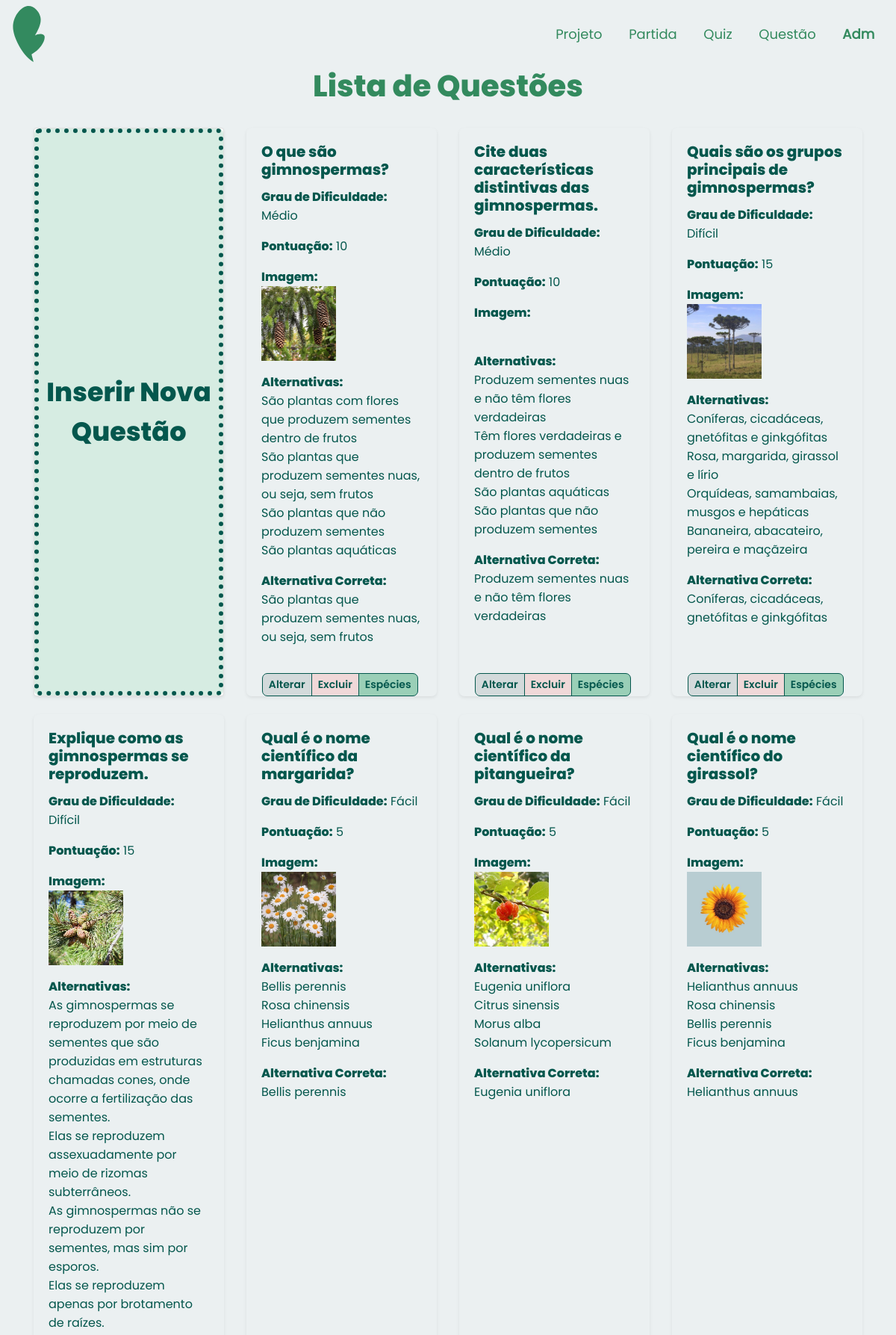
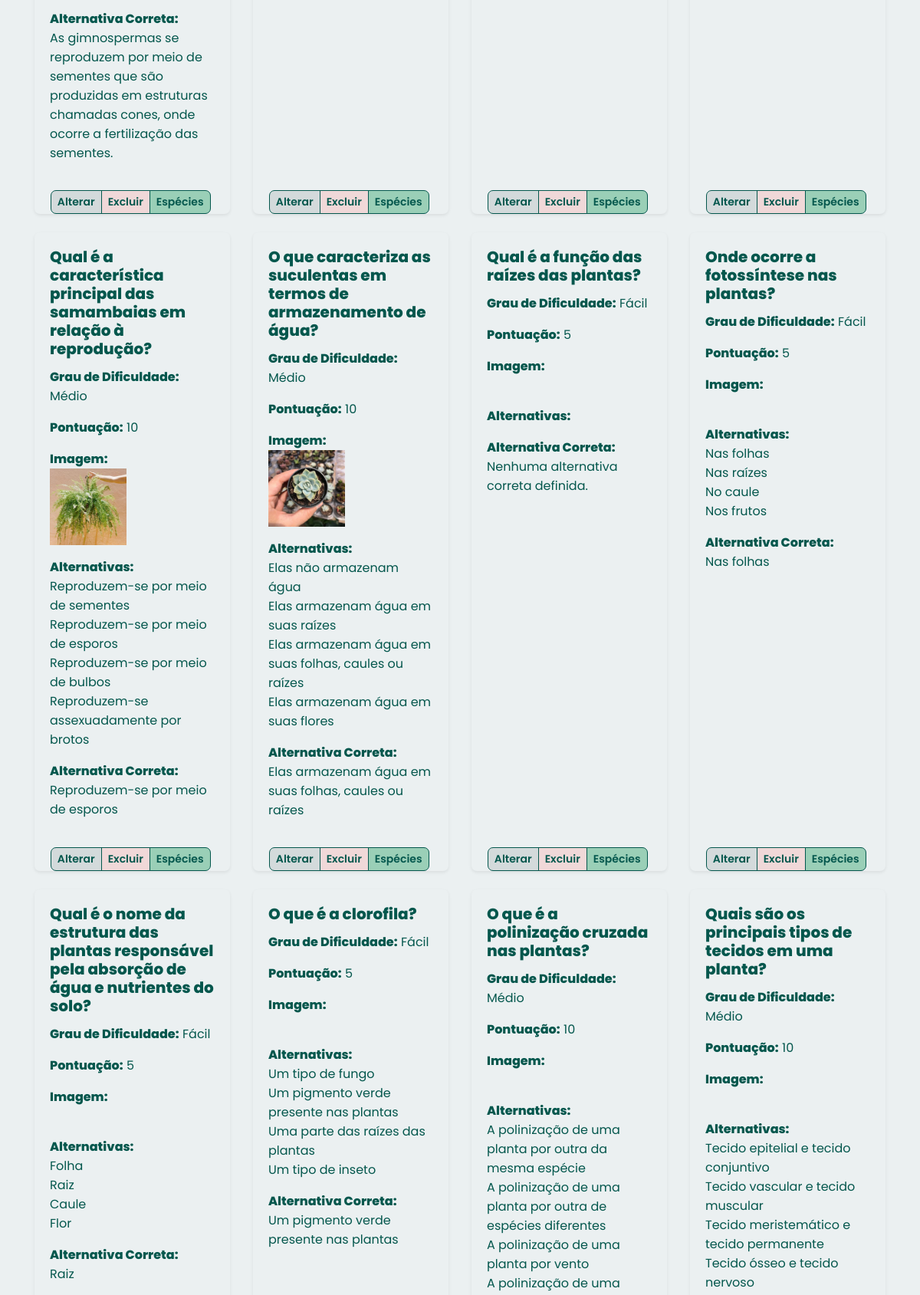
The app's page /app/controllers/QuestaoController.php?action=list (upper part) with its own data (2 pictures, top to bottom).
### tables this page shows
CREATE TABLE IF NOT EXISTS `questao` (
  `idQuestao` INT NOT NULL AUTO_INCREMENT,
  `descricaoQ` VARCHAR(200) NOT NULL,
  `grauDificuldade` ENUM("facil", "medio", "dificil") NOT NULL,
  `pontuacao` INT NOT NULL,
  `imagem` VARCHAR(255) NULL,
  PRIMARY KEY (`idQuestao`));

CREATE TABLE IF NOT EXISTS `alternativa` (
  `idAlternativa` INT NOT NULL AUTO_INCREMENT,
  `descricaoAlternativa` VARCHAR(200) NOT NULL,
  `alternativaCerta` TINYINT NOT NULL,
  `idQuestao` INT NOT NULL,
  PRIMARY KEY (`idAlternativa`),
  CONSTRAINT `fk_alternativa_questao1`
    FOREIGN KEY (`idQuestao`)
    REFERENCES `questao` (`idQuestao`)
    ON DELETE NO ACTION
    ON UPDATE NO ACTION);

### app/controllers/QuestaoController.php (called while the page is built, shortened)
<?php
require_once(__DIR__ . "/../controllers/Controller.php");
require_once(__DIR__ . "/../dao/QuestaoDAO.php");
require_once(__DIR__ . "/../service/QuestaoService.php");
require_once(__DIR__ . "/../models/QuestaoModel.php");
require_once(__DIR__ . "/../models/AlternativaModel.php");
require_once(__DIR__ . "/../dao/AlternativaDAO.php");
class QuestaoController extends Controller
{
    private QuestaoDAO $questaoDao;
    private AlternativaDAO $alternativaDao;
    public function __construct()
    {
        $this->questaoDao = new QuestaoDAO();
        $this->alternativaDao = new AlternativaDAO();
        $this->handleAction();
    }
    protected function list(string $msgErro = "", string $msgSucesso = "")
    {
        $questoes = $this->questaoDao->list();
        foreach ($questoes as $questao) {
            $listaAlt = $this->alternativaDao->findAllByQuestao($questao->getIdQuestao());
        }
        $dados["lista"] = $questoes;
        $this->loadView("questao/listQuestao.php", $dados, $msgErro, $msgSucesso);
    }
}
$questaoCont = new QuestaoController();

### app/dao/QuestaoDAO.php (called while the page is built, shortened)
<?php
include_once(__DIR__ . "/../models/QuestaoModel.php");
class QuestaoDAO
{
    public function list()
    {
        $conn = Connection::getConn();
        $sql = "SELECT * FROM questao q ORDER BY q.idQuestao";
        $stm = $conn->prepare($sql);
        $stm->execute();
        $result = $stm->fetchAll();
        return $this->mapQuestoes($result);
    }
    private function mapQuestoes($result)
    {
        $questoes = array();
        foreach ($result as $reg) {
            $questao = new Questao();
            $questao->setIdQuestao($reg['idQuestao']);
            $questao->setDescricaoQ($reg['descricaoQ']);
            $questao->setGrauDificuldade($reg['grauDificuldade']);
            $questao->setPontuacao($reg['pontuacao']);
            $questao->setImagem($reg['imagem']);
            array_push($questoes, $questao);
        }
        return $questoes;
    }
}

### app/models/AlternativaModel.php (called while the page is built, shortened)
<?php
class Alternativa
{
    private $descricaoAlternativa;
    private $alternativaCerta;
    public function getDescricaoAlternativa()
    {
        return $this->descricaoAlternativa;
    }
    public function setDescricaoAlternativa($descricaoAlternativa)
    {
        $this->descricaoAlternativa = $descricaoAlternativa;
        return $this;
    }
    public function getAlternativaCerta()
    {
        return $this->alternativaCerta;
    }
    public function setAlternativaCerta($alternativaCerta)
    {
        $this->alternativaCerta = $alternativaCerta;
        return $this;
    }
}

### app/dao/AlternativaDAO.php (called while the page is built, shortened)
<?php
include_once(__DIR__ . "/../models/AlternativaModel.php");
class AlternativaDAO
{
    public function findAllByQuestao($idQuestao)
    {
        $conn = Connection::getConn();
        $sql = "SELECT * FROM alternativa WHERE idQuestao = :idQuestao ORDER BY idAlternativa";
        $stm = $conn->prepare($sql);
        $stm->bindValue("idQuestao", $idQuestao);
        $stm->execute();
        $result = $stm->fetchAll(PDO::FETCH_ASSOC);
        return $this->mapAlternativas($result);
    }
    private function mapAlternativas($result)
    {
        $alternativas = array();
        foreach ($result as $reg) {
            $alt = new Alternativa();
            $alt->setIdAlternativa($reg['idAlternativa']);
            $alt->setDescricaoAlternativa($reg['descricaoAlternativa']);
            $alt->setAlternativaCerta($reg['alternativaCerta']);
            array_push($alternativas, $alt);
        }
        return $alternativas;
    }
}

### app/views/questao/listQuestao.php (the view, shortened to what this page needs)
<!DOCTYPE html>
<html lang="en">
<head>
    <?php require_once(__DIR__ . "/../../bootstrap/header.php"); ?>
    <link rel="stylesheet" href="<?php echo BASEURL; ?>/views/css/list.css">
</head>
<body>
    <?php require_once(__DIR__ . "/../../bootstrap/navADMMeninas.php"); ?>
    <h1 class="tituloPagina text-center">Lista de Questões</h1>
    <br>
    <div class="container">
        <div class="row">
            <div class="col-md-3 col-sm-6 d-flex align-items-stretch">
                <div class="card mb-4 shadow-sm  w-100 min-vh-25 ">
                    <div class="card-body">
                        <a class="btn btn-success btn-block h-100 d-flex justify-content-center align-items-center botaoEspecifico" href="<?= BASEURL ?>/controllers/QuestaoController.php?action=create">
                            <span class="nomeBotaoEspecifico">Inserir Nova Questão</span>
                        </a>
                    </div>
                </div>
            </div>
            <?php foreach ($dados['lista'] as $questao) : ?>
                <div class="col-md-3 col-sm-6 d-flex align-items-stretch">
                    <div class="card mb-4 shadow-sm w-100 min-vh-25 cardInserido">
                        <div class="card-body ">
                            <h5 class="card-title nomeCard"><?= $questao->getDescricaoQ(); ?></h5>
                            <p>
                                <span class="nomeAtributo labelQuestao">Grau de Dificuldade:</span>
                                <span class="dadoAtributo"><?= $questao->getGrauDificuldadeTexto(); ?></span>
                            </p>
                            <p>
                                <span class="nomeAtributo labelQuestao">Pontuação:</span>
                                <span class="dadoAtributo"><?= $questao->getPontuacao(); ?></span>
                            </p>
                            <p>
                                <span class="nomeAtributo labelQuestao">Imagem:<br></span>
                                <img src="<?= BASEURL_ARQUIVOS . "/" . $questao->getImagem(); ?>" class="imagemQuestao" alt="" width="100px">
                            </p>
                            <p>
                                <span class="nomeAtributo labelQuestao">Alternativas:<br></span>
                                <span class="dadoAtributo"><?= $questao->getAlternativasTexto(); ?></span>
                            </p>
                            <p>
                                <span class="nomeAtributo labelQuestao">Alternativa Correta:<br></span>
                                <span class="dadoAtributo"><?= $questao->getAlternativaCertaTexto(); ?></span>
                            </p>
                        </div>
                        <div class="d-flex justify-content-between align-items-center">
                            <div class="btn-group">
                                <a href="<?= BASEURL ?>/controllers/QuestaoController.php?action=edit&id=<?= $questao->getIdQuestao() ?>" class="btn btn-sm btn-secondary botaoAlterar">Alterar</a>
                                <a href="<?= BASEURL ?>/controllers/QuestaoController.php?action=delete&id=<?= $questao->getIdQuestao() ?>" class="btn btn-sm btn-secondary botaoExcluir" onclick="return confirm('Tem certeza que deseja excluir esta questão?')">Excluir</a>
                                <a href="<?= BASEURL ?>/controllers/QuestaoEspecieController.php?action=create&id=<?= $questao->getIdQuestao() ?>" class="btn btn-sm btn-success botaoEspecies">Espécies</a>
                            </div>
                        </div>
                    </div>
                </div>
            <?php endforeach; ?>
        </div>
    </div>
</body>
</html>

### app/controllers/Controller.php (shortened to what this page needs)
<?php
class Controller
{
    protected function handleAction()
    {
        $action = NULL;
        if (isset($_GET['action']))
            $action = $_GET['action'];
        $this->callAction($action);
    }
    protected function callAction($methodName)
    {
        $methodNoAction = "noAction";
        if ($methodName && method_exists($this, $methodName))
            $this->$methodName();
        elseif (method_exists($this, $methodNoAction))
            $this->$methodNoAction();
        else {
            throw new BadFunctionCallException("Ação não implementada");
        }
    }
    protected function loadView(string $path, array $dados, string $msgErro = "", string $msgSucesso = "")
    {
        $caminho = __DIR__ . "/../views/" . $path;
        if (file_exists($caminho)) {
            require $caminho;
        } else {
            echo "Erro ao carrega a view solicitada<br>";
            echo "Caminho: " . $caminho;
        }
    }
}

### app/bootstrap/header.php (shortened to what this page needs)
<link rel="stylesheet" href="https://stackpath.bootstrapcdn.com/bootstrap/4.1.3/css/bootstrap.min.css">
<link rel="stylesheet" href="<?php echo BASEURL; ?>/views/css/cabecalho.css">

### app/bootstrap/navADMMeninas.php (shortened to what this page needs)
<div class="col-xs-12" id="nav-container">
    <div id="itensmenu">
        <nav class="navbar navbar-expand-lg " id="menu">
            <a href="<?php echo BASEURL; ?>/views/projetoADM.php" class="nav-brand">
                <div class="row justify-content-md-left">
                    <div id="imgmenu">
                        <img class="img-responsive" src="../public/logo-green.svg" id="logo">
                    </div>
                </div>
            </a>
            <div class="collapse navbar-collapse justify-content-end" id="navbar-links">
                <div class="navbar-nav">
                    <a class="nav-item nav-link" id="projeto-menu" href="../views/projeto.php">Projeto</a>
                    <a class="nav-item nav-link" id="projeto-menu" href="../controllers/PartidaController.php?action=list">Partida</a>
                    <a class="nav-item nav-link" id="mapa-menu" href="../controllers/QuizController.php?action=list">Quiz</a>
                    <a class="nav-item nav-link" id="mapa-menu" href="../controllers/QuestaoController.php?action=list">Questão</a>
                    <a class="nav-item nav-link" id="botaoentrar" href="../views/users/login.php"> Adm </a>
                </div>
            </div>
        </nav>
    </div>
</div>

### app/models/QuestaoModel.php (shortened to what this page needs)
<?php
class Questao
{
    private $idQuestao;
    private $descricaoQ;
    private $grauDificuldade;
    private $pontuacao;
    private $imagem;
    private $alternativas;
    public function getIdQuestao()
    {
        return $this->idQuestao;
    }
    public function setIdQuestao($idQuestao)
    {
        $this->idQuestao = $idQuestao;
        return $this;
    }
    public function getDescricaoQ()
    {
        return $this->descricaoQ;
    }
    public function setDescricaoQ($descricaoQ)
    {
        $this->descricaoQ = $descricaoQ;
        return $this;
    }
    public function getGrauDificuldadeTexto()
    {
        $grau = '';
        if ($this->grauDificuldade == 'facil')
            $grau = 'Fácil';
        elseif ($this->grauDificuldade == 'medio')
            $grau = 'Médio';
        elseif ($this->grauDificuldade == 'dificil')
            $grau = 'Difícil';
        return $grau;
    }
    public function setGrauDificuldade($grauDificuldade)
    {
        $this->grauDificuldade = $grauDificuldade;
        return $this;
    }
    public function getPontuacao()
    {
        return $this->pontuacao;
    }
    public function setPontuacao($pontuacao)
    {
        $this->pontuacao = $pontuacao;
        return $this;
    }
    public function getImagem()
    {
        return $this->imagem;
    }
    public function setImagem($imagem)
    {
        $this->imagem = $imagem;
        return $this;
    }
    public function getAlternativas()
    {
        return $this->alternativas;
    }
    public function getAlternativasTexto()
    {
        $str = "";
        foreach ($this->alternativas as $alt) {
            $str .= $alt->getDescricaoAlternativa() . "\n";
        }
        $str = trim($str);
        return str_replace("\n", "<br>", $str);
    }
    public function setAlternativas($alternativas)
    {
        $this->alternativas = $alternativas;
        return $this;
    }
    public function getAlternativaCertaTexto()
    {
        $alternativas = $this->getAlternativas();
        foreach ($alternativas as $alternativa) {
            if ($alternativa->getAlternativaCerta() == 1) {
                return $alternativa->getDescricaoAlternativa();
            }
        }
        return "Nenhuma alternativa correta definida.";
    }
}

### app/views/css/cabecalho.css (style rules this page uses)
:root { --principal: #338a5f; --verdao: #04574d; --branco: #ebf0f1; --branquinho: #ebf0f14b; --destaque: #f58c95; --rosinha: #f0b6bc; --cinza: #586660; --cinzinha: #d3dadb; width: 100%; height: 100%; font-family: Poppins-regular, Roboto; }
#logo { content: url('../../public/logo-green.svg'); width: 75px; }
#nav-container { padding-top: 0; padding-bottom: 0; margin-top: 0%; }
.img-responsive { width: 130px; }
#botaoentrar { font-weight: 700; cursor: pointer; }
#navbar-links a { color: var(--principal); cursor: pointer; height: min-content; font-family: Poppins-regular; margin-left: 10px; font-size: 18px; padding: 1rem .8rem; text-align: right; }

### app/views/css/list.css (style rules this page uses)
:root { --principal: hsl(150, 46%, 37%); --verdao: #04574d; --verdinho: #9acfb7; --branco: #ebf0f1; --branquinho: #ebf0f14b; --destaque: #f58c95; --rosinha: #f0b6bc; --cinza: #586660; --cinzinha: #d3dadb; width: 100%; height: 100%; font-family: Poppins-regular, Roboto; }
.tituloPagina { font-weight: 600; color: var(--principal); font-family: "Poppins"; }
.nomeCard { font-weight: 900; color: var(--verdao); font-family: "Poppins"; }
.nomeAtributo { font-weight: 700; color: var(--verdao); font-family: "Poppins"; }
.dadoAtributo { font-weight: 500; color: var(--verdao); font-family: "Poppins-regular"; }
.nomeBotaoEspecifico { font-weight: 900; font-size: 35px; color: var(--verdao); font-family: "Poppins"; }
.cardInserido { border: none; background-color: var( --branco ); transition: background-color 0.9s ease; border-radius: 7px; }
.botaoEspecifico { position: absolute; top: 0; left: 0; width: 100%; height: 100%; background-color: rgba(154, 207, 183, 0.4); transition: background-color 0.8s ease, transform 0.8s ease; border: 6px dotted var(--verdao); border-radius: 7px; white-space: normal; display: flex; flex-direction: column; justify-content: center; align-items: center; padding: 10px; }
.botaoAlterar { left: 10%; background-color: var(--cinzinha); color: var(--verdao); border-radius: 7px; font-family: "Poppins-semibold"; border: 1px solid var(--verdao); }
.botaoExcluir { left: 10%; background-color: #f0d8d8; color: var(--verdao); border-radius: 7px; font-family: "Poppins-semibold"; border: 1px solid var(--verdao); }
.botaoEspecies { left: 10%; background-color: var(--verdinho); color: var(--verdao); border-radius: 7px; font-family: "Poppins-semibold"; border: 1px solid var(--verdao); }
body { background-color: var(--branco); }

### records on screen
questao: descricaoQ "O que são gimnospermas?", grauDificuldade "Médio", pontuacao "10", imagem (picture), str "São plantas com flores que produzem sementes dentro de frutos São plantas que produzem sementes nuas, ou seja, sem frutos São plantas que não produzem sementes São plantas aquáticas"
alternativa: descricaoAlternativa "São plantas que produzem sementes nuas, ou seja, sem frutos"
questao: descricaoQ "Cite duas características distintivas das gimnospermas.", grauDificuldade "Médio", pontuacao "10", str "Produzem sementes nuas e não têm flores verdadeiras Têm flores verdadeiras e produzem sementes dentro de frutos São plantas aquáticas São plantas que não produzem sementes"
alternativa: descricaoAlternativa "Produzem sementes nuas e não têm flores verdadeiras"
questao: descricaoQ "Quais são os grupos principais de gimnospermas?", grauDificuldade "Difícil", pontuacao "15", imagem (picture), str "Coníferas, cicadáceas, gnetófitas e ginkgófitas Rosa, margarida, girassol e lírio Orquídeas, samambaias, musgos e hepáticas Bananeira, abacateiro, pereira e maçãzeira"
alternativa: descricaoAlternativa "Coníferas, cicadáceas, gnetófitas e ginkgófitas"
questao: descricaoQ "Explique como as gimnospermas se reproduzem.", grauDificuldade "Difícil", pontuacao "15", imagem (picture), str "As gimnospermas se reproduzem por meio de sementes que são produzidas em estruturas chamadas cones, onde ocorre a fertilização das sementes. Elas se reproduzem assexuadamente por meio de rizomas subterrâneos. As gimnospermas não se reproduzem por sementes, mas sim por esporos. Elas se reproduzem apenas por brotamento de raízes."
alternativa: descricaoAlternativa "As gimnospermas se reproduzem por meio de sementes que são produzidas em estruturas chamadas cones, onde ocorre a fertilização das sementes."
questao: descricaoQ "Qual é o nome científico da margarida?", grauDificuldade "Fácil", pontuacao "5", imagem (picture), str "Bellis perennis Rosa chinensis Helianthus annuus Ficus benjamina"
alternativa: descricaoAlternativa "Bellis perennis"
questao: descricaoQ "Qual é o nome científico da pitangueira?", grauDificuldade "Fácil", pontuacao "5", imagem (picture), str "Eugenia uniflora Citrus sinensis Morus alba Solanum lycopersicum"
alternativa: descricaoAlternativa "Eugenia uniflora"
questao: descricaoQ "Qual é o nome científico do girassol?", grauDificuldade "Fácil", pontuacao "5", imagem (picture), str "Helianthus annuus Rosa chinensis Bellis perennis Ficus benjamina"
alternativa: descricaoAlternativa "Helianthus annuus"
questao: descricaoQ "Qual é a característica principal das samambaias em relação à reprodução?", grauDificuldade "Médio", pontuacao "10", imagem (picture), str "Reproduzem-se por meio de sementes Reproduzem-se por meio de esporos Reproduzem-se por meio de bulbos Reproduzem-se assexuadamente por brotos"
alternativa: descricaoAlternativa "Reproduzem-se por meio de esporos"
questao: descricaoQ "O que caracteriza as suculentas em termos de armazenamento de água?", grauDificuldade "Médio", pontuacao "10", imagem (picture), str "Elas não armazenam água Elas armazenam água em suas raízes Elas armazenam água em suas folhas, caules ou raízes Elas armazenam água em suas flores"
alternativa: descricaoAlternativa "Elas armazenam água em suas folhas, caules ou raízes"
questao: descricaoQ "Qual é a função das raízes das plantas?", grauDificuldade "Fácil", pontuacao "5", AlternativaCertaTexto "Nenhuma alternativa correta definida."
questao: descricaoQ "Onde ocorre a fotossíntese nas plantas?", grauDificuldade "Fácil", pontuacao "5", str "Nas folhas Nas raízes No caule Nos frutos"
alternativa: descricaoAlternativa "Nas folhas"
questao: descricaoQ "Qual é o nome da estrutura das plantas responsável pela absorção de água e nutrientes do solo?", grauDificuldade "Fácil", pontuacao "5", str "Folha Raiz Caule Flor"
alternativa: descricaoAlternativa "Raiz"
questao: descricaoQ "O que é a clorofila?", grauDificuldade "Fácil", pontuacao "5", str "Um tipo de fungo Um pigmento verde presente nas plantas Uma parte das raízes das plantas Um tipo de inseto"
alternativa: descricaoAlternativa "Um pigmento verde presente nas plantas"
questao: descricaoQ "O que é a polinização cruzada nas plantas?", grauDificuldade "Médio", pontuacao "10", str "A polinização de uma planta por outra da mesma espécie A polinização de uma planta por outra de espécies diferentes A polinização de uma planta por vento"
questao: descricaoQ "Quais são os principais tipos de tecidos em uma planta?", grauDificuldade "Médio", pontuacao "10", str "Tecido epitelial e tecido conjuntivo Tecido vascular e tecido muscular Tecido meristemático e tecido permanente Tecido ósseo e tecido nervoso"
